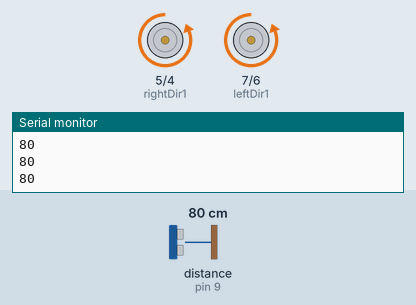
Recording of a sketch running on a simulated Arduino Uno, built with avr-gcc and run on an emulated ATmega328P. Shown: motor-driver pin pairs drawn as motors (green arrow = first pin HIGH = forward, orange = second pin HIGH = backward, longer = more drive), the last lines printed to the serial monitor. Wiring (inferred from the names in the program): ultrasonic range finder: trigger pin 9; echo pin 9. The inputs (shaded band) are chosen by the test bench; at power-on: distance to the obstacle (sensor on pin 9) 80 cm. The echo pulse lasts 58.3 µs per cm.

Above: at 1.2 s.
1.3 s: distance to the obstacle (sensor on pin 9) set to 23 cm
2.8 s: distance to the obstacle (sensor on pin 9) set to 18 cm
At 3.2 s:
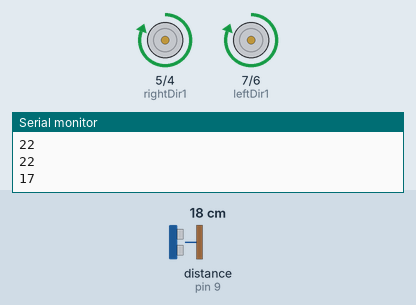
5.8 s: distance to the obstacle (sensor on pin 9) set to 35 cm
At 5.97 s:
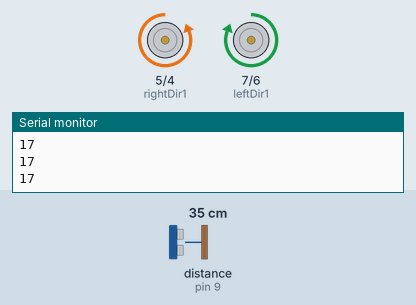
7.3 s: distance to the obstacle (sensor on pin 9) set to 2 cm
At 7.7 s:
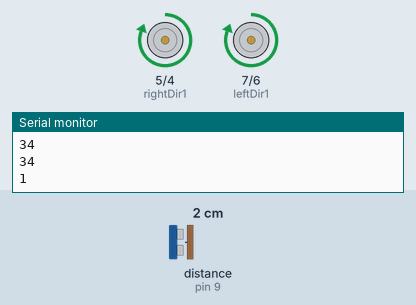
Timing chart, 0 to 11.3 s (numbered marks = the images above; inputs shaded):
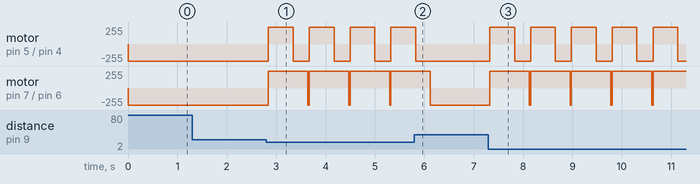

The sketch:

ObjectAvoidance.ino
```cpp
/*
 * 06_Object_Avoidance
 *
 * Makey robot roams around, while avoiding objects
 * sensed with the Ping ultrasonic rangefinder.
 *
 * Makey Robot, MAKE Magazine, Volume 19, p. 77
 * Created: June 2009 Kris Magri
 * Modified:
 *
 */

  #define pingPin       9      // Ping ultrasonic sensor on pin D9.
  #define leftDir1      7      // Left motor direction 1, to AIn1.
  #define leftDir2      6      // Left motor direction 2, to AIn2.
  #define rightDir1     5      // Right motor direction 1, to BIn1.
  #define rightDir2     4      // Right motor direction 2, to BIn2.

  #define BOUNDARY     20      // (cm) Avoid objects closer than 20cm.
  #define INTERVAL     25      // (ms) Interval between distance readings.

// setup
// Set motor pins as OUTPUTS, initialize Serial

void setup()
{
  pinMode(leftDir1, OUTPUT);        // Set motor direction pins as outputs.
  pinMode(leftDir2, OUTPUT);
  pinMode(rightDir1, OUTPUT);
  pinMode(rightDir2, OUTPUT);
  Serial.begin(9600);
}


// Main program
// Roam around while avoiding objects.
//
// Set motors to move forward,
// Take distance readings over and over,
// as long as no objects are too close (determined by BOUNDARY).
// If object is too close, avoid it -- back up and turn.
// Repeat.

void loop()
{
  long distance;                    // Distance reading from rangefinder.

  forward();                        // Robot moves forward continuously.
  do
  {
    distance = readDistance();      // Take a distance reading.
    Serial.println(distance);       // Print it out.
    delay(INTERVAL);                // Delay between readings.
  }
  while(distance >= BOUNDARY);      // Loop while no objects close-by.

  // Robot has sensed a nearby object and exited the while loop.
  // Take evasive action to avoid object.
  backward();                       // Move backward 500ms.
  delay(500);
  rightTurn(300);                   // Turn right 300ms.

 } // end Main program


// forward
//
// Move robot forward by setting both wheels forward.
// Will persist until something else changes the
// motors' directions.

void forward()
{
  digitalWrite(leftDir1, LOW);      // Left motor forward.
  digitalWrite(leftDir2, HIGH);
  digitalWrite(rightDir1, LOW);     // Right motor forward.
  digitalWrite(rightDir2, HIGH);
}


// backward
//
// Move robot backward by setting both wheels backward.
// Will persist until something else changes the
// motors' directions.

void backward()
{
  digitalWrite(leftDir1, HIGH);     // Left motor backward.
  digitalWrite(leftDir2, LOW);
  digitalWrite(rightDir1, HIGH);    // Right motor backward.
  digitalWrite(rightDir2, LOW);
}


// rightTurn
//
// Turn robot to right by moving wheels in opposite directions.
// Amount of turning is determined by duration argument (ms).

void rightTurn(int duration)
{
  digitalWrite(leftDir1, HIGH);     // Left motor backward.
  digitalWrite(leftDir2, LOW);
  digitalWrite(rightDir1, LOW);     // Right motor forward.
  digitalWrite(rightDir2, HIGH);
  delay(duration);                  // Turning time (ms).
}


// readDistance
// Take a distance reading from Ping ultrasonic rangefinder.
// from http://arduino.cc/en/Tutorial/Ping?from=Tutorial.UltrasoundSensor

long readDistance()
{
  long duration, inches, cm;

  // The Ping is triggered by a HIGH pulse of 2 or more microseconds.
  // We give a short LOW pulse beforehand to ensure a clean HIGH pulse.
  pinMode(pingPin, OUTPUT);
  digitalWrite(pingPin, LOW);
  delayMicroseconds(2);
  digitalWrite(pingPin, HIGH);
  delayMicroseconds(5);
  digitalWrite(pingPin, LOW);

  // The same pin is used to read the signal from the Ping: a HIGH
  // pulse whose duration is the time (in microseconds) from the sending
  // of the ping to the reception of its echo off an object.
  pinMode(pingPin, INPUT);
  duration = pulseIn(pingPin, HIGH);

  // Convert the time into a distance.
  cm = microsecondsToCentimeters(duration);
  return(cm);
}

long microsecondsToCentimeters(long microseconds)
{
  // The speed of sound is 340 m/s or 29 microseconds per centimeter.
  // The ping travels out and back, so to find the distance of the
  // object we take half of the distance traveled.
  return microseconds / 29 / 2;
}
```

Measured:
- the behaviour switches between 21 and 20 cm on distance to the obstacle (sensor on pin 9) (found by bisection; images 0 and 1)
- after the input at 2.8 s, motor on pin 5 (rightDir1) / pin 4 (rightDir2): alternates forward 255/255 for 0.50 s and backward 255/255 for 0.33 s, starting at once; motor on pin 7 (leftDir1) / pin 6 (leftDir2): backward 255/255 → forward 255/255 at once
- after the input at 5.8 s, motor on pin 5 (rightDir1) / pin 4 (rightDir2): goes on until 5.8 s, then stays backward 255/255; motor on pin 7 (leftDir1) / pin 6 (leftDir2): goes on until 6.1 s, then stays backward 255/255
- after the input at 7.3 s, motor on pin 5 (rightDir1) / pin 4 (rightDir2): alternates forward 255/255 for 0.50 s and backward 255/255 for 0.33 s, starting at once; motor on pin 7 (leftDir1) / pin 6 (leftDir2): alternates forward 255/255 for 0.80 s and backward 255/255 for 0.03 s, starting at once
